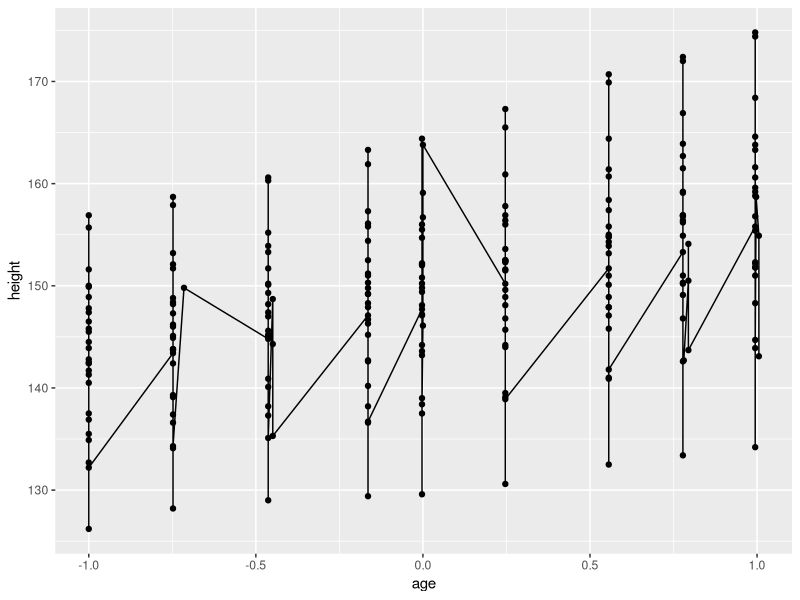
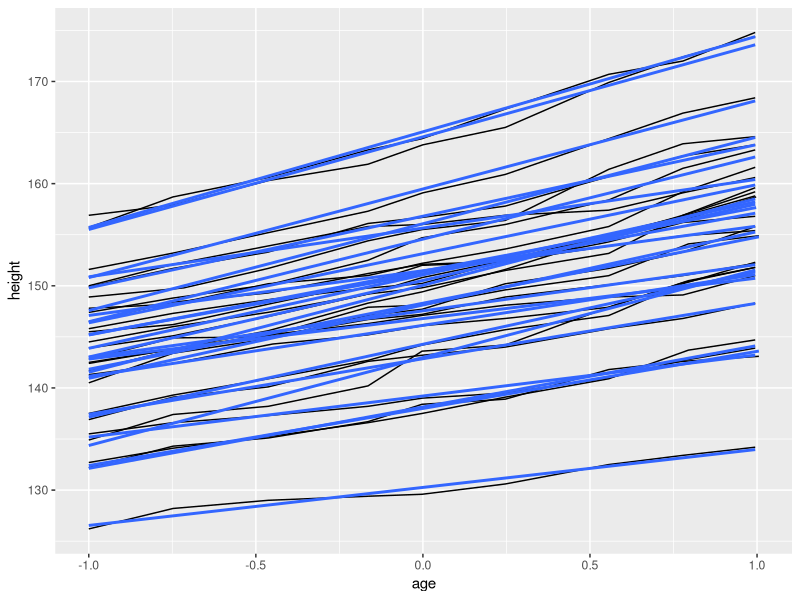
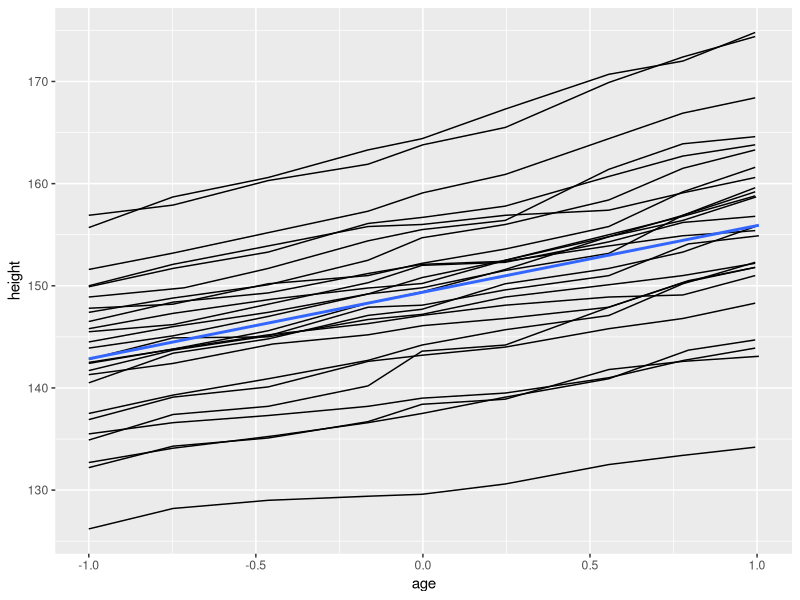
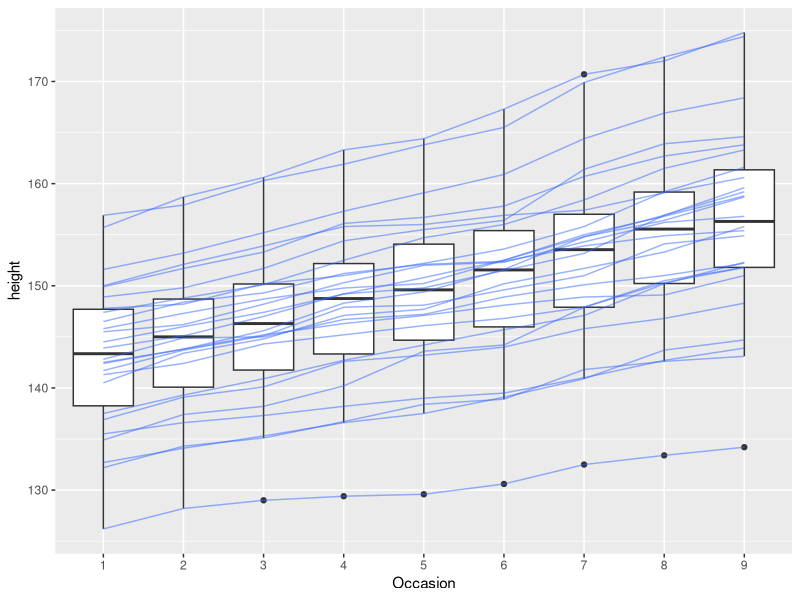

Here is the R script that generated these plots, in order:
library(ggplot2)
data(Oxboys, package = 'nlme')
ggplot(Oxboys, aes(age, height)) + geom_point() + geom_line()
ggplot(Oxboys, aes(age, height, group = Subject)) +  geom_line() +
  geom_smooth(method = 'lm', se = FALSE)
ggplot(Oxboys, aes(age, height)) +  geom_line(aes(group = Subject)) +
  geom_smooth(method = 'lm', se = FALSE)

ggplot(Oxboys, aes(Occasion, height)) +  geom_boxplot() +
  geom_line(aes(group = Subject),colour = '#3366FF', alpha = 0.5)
